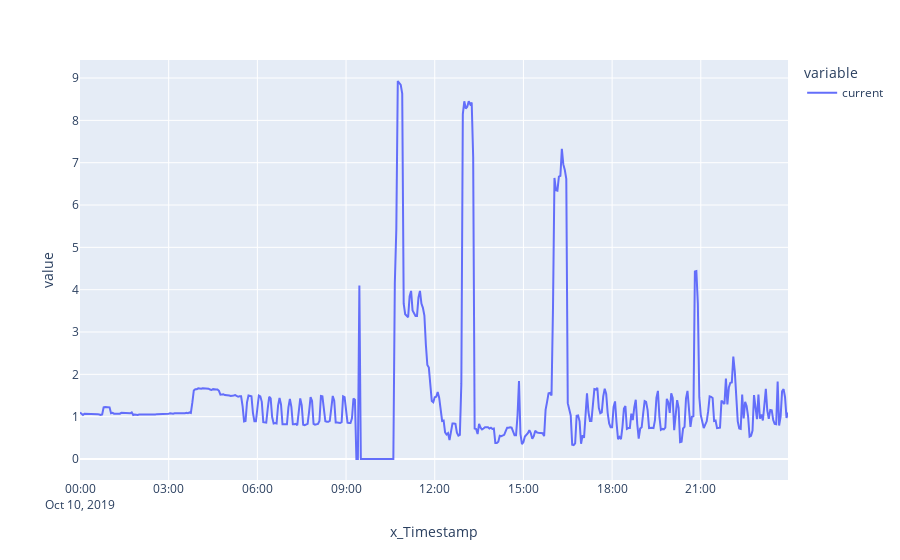

Notebook code cell kept with this figure:
### Code cell
g['current'].plot()

### Figure 1 — Plotly figure (JSON) as saved in the notebook; plotly's stock layout.template omitted (floating-point values rounded to 4 significant figures; data arrays with more than 128 entries replaced by an {"elided": "..."} marker saying what was removed)
{"data": [{"hovertemplate": "variable=current<br>x_Timestamp=%{x}<br>value=%{y}<extra></extra>", "legendgroup": "current", "line": {"color": "#636efa", "dash": "solid"}, "mode": "lines", "name": "current", "orientation": "v", "showlegend": true, "type": "scatter", "x": {"elided": "480 str values"}, "xaxis": "x", "y": {"elided": "480 float values"}, "yaxis": "y"}], "layout": {"legend": {"title": {"text": "variable"}, "tracegroupgap": 0}, "margin": {"t": 60}, "xaxis": {"anchor": "y", "domain": [0, 1], "title": {"text": "x_Timestamp"}}, "yaxis": {"anchor": "x", "domain": [0, 1], "title": {"text": "value"}}}}
